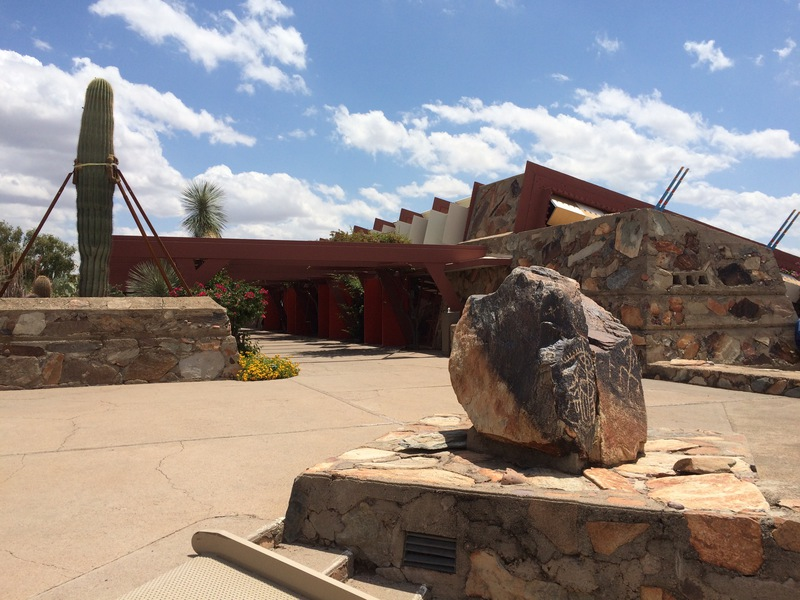
//> input picture images/stitching1.jpg, 800 x 600 px
$ ./OpenCvDemo   (built with g++ and OpenCV 4)
//> lines starting //> are read from the running program, lines starting //| are printed output that depends on the picture; after the words box and inside, x2 and y2 are one past the last pixel; in counts of white or black regions, pixels touching at a corner belong together
/*
OpenCv版本 opencv-4.5.5-vc14_vc15
内容：stitching 全景拼接
博客：http://www.bilibili996.com/Course?id=3291377000366
作者：高仁宝
时间：2023.11
*/

#include <iostream>
#include <fstream>
#include <opencv2/core/core.hpp>
#include "opencv2/highgui/highgui.hpp"
#include "opencv2/stitching.hpp"
#include<Windows.h>

using namespace std;
using namespace cv;

/// <summary>
/// 全景拼接，去掉黑边
/// </summary>
void stitch1()
{
    vector<Mat> imgs;
    Mat img1 = imread("../images/stitching1.jpg");
//> img1 is the input picture: 600 rows x 800 cols, CV_8UC3; mean B, G, R 133.6, 135.3, 142.9
    Mat img2 = imread("../images/stitching2.jpg");
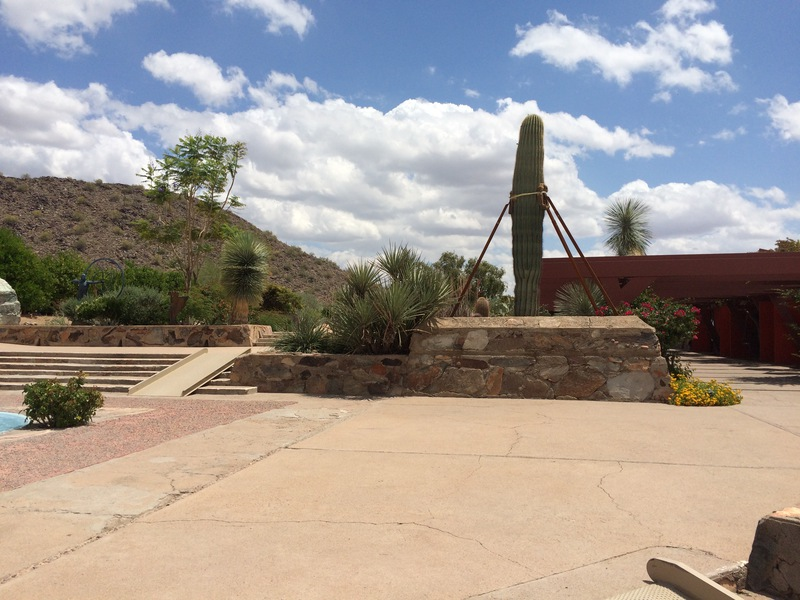
//> input picture images/stitching2.jpg, 800 x 600 px
//> img2 is the input picture: 600 rows x 800 cols, CV_8UC3; mean B, G, R 145.7, 151.2, 159.2
    Mat img3 = imread("../images/stitching3.jpg");
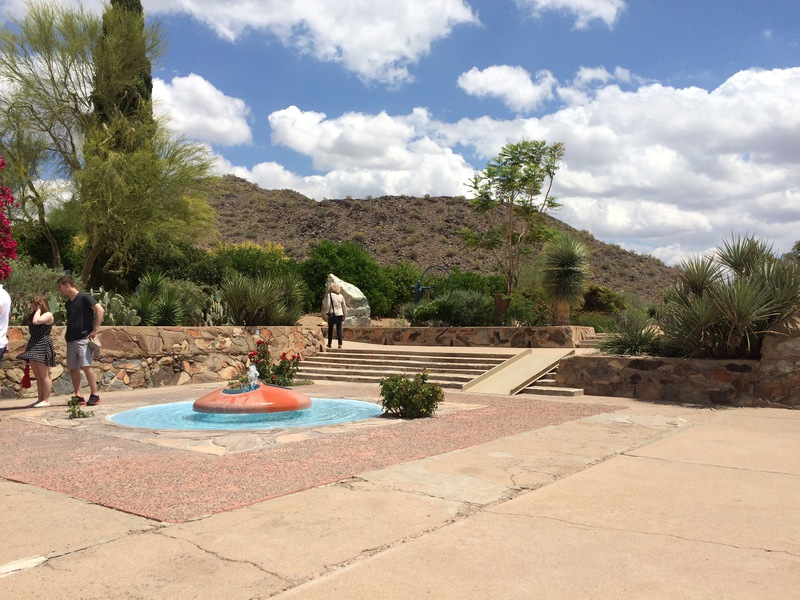
//> input picture images/stitching3.jpg, 800 x 600 px
//> img3 is the input picture: 600 rows x 800 cols, CV_8UC3; mean B, G, R 140.1, 152.5, 162.4
    imgs.push_back(img1);
    imgs.push_back(img2);
    imgs.push_back(img3);
    Mat pano;
    Ptr<Stitcher> stitcher = Stitcher::create();
    Stitcher::Status status = stitcher->stitch(imgs, pano);
    if (status != Stitcher::OK)
    {
        cout << "Can't stitch images, error code = " << status << endl;
        return;
    }

    // 全景图轮廓提取
    Mat stitched, gray, thresh;
    copyMakeBorder(pano, stitched, 10, 10, 10, 10, BORDER_CONSTANT, (0, 0, 0));
    cvtColor(stitched, gray, COLOR_BGR2GRAY);

    threshold(gray, thresh, 0, 255, THRESH_BINARY);
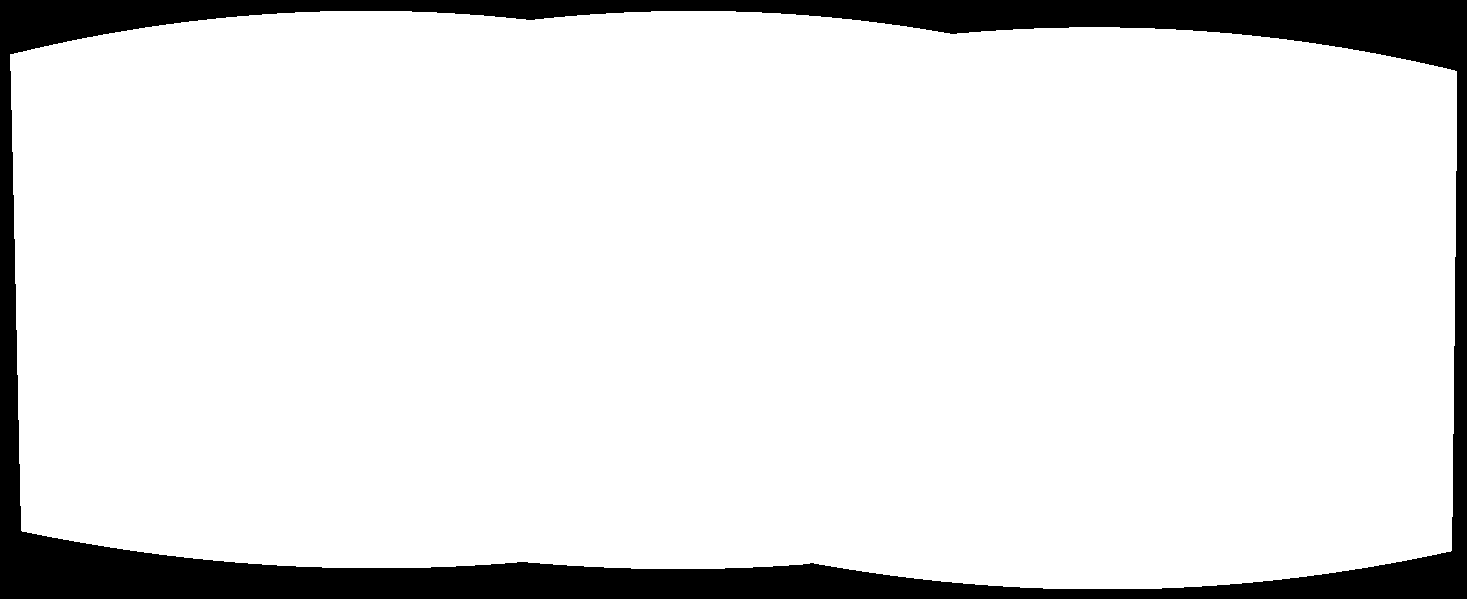
//> thresh: 599 rows x 1467 cols, CV_8UC1; 89% white; 1 black region

    //定义轮廓和层次结构
    vector<vector<Point>> cnts;
    vector<Vec4i> hierarchy;
    findContours(thresh, cnts, hierarchy, RETR_EXTERNAL, CHAIN_APPROX_SIMPLE);
//> cnts = 1 contour; box (x1, y1, x2, y2) and area: (10, 11, 1457, 589) 779996

    // 创建单通道黑色图像, 轮廓最小正矩形
    Mat mask(thresh.rows, thresh.cols, CV_8U);
    mask = Scalar::all(0);

    // 取出list中的轮廓二值图
    Rect boundRect = boundingRect(Mat(cnts[0]));
//> boundRect = Rect(10, 11, 1447, 578)

    //绘制矩形
    rectangle(mask, boundRect.tl(), boundRect.br(), Scalar(255, 255, 255), -1, 8, 0);
//> mask: 599 rows x 1467 cols, CV_8UC1; 95.4% white; 1 black region, box (x1, y1, x2, y2) and area: (0, 0, 1467, 599) 40341

    // 腐蚀处理，直到minRect的像素值都为0
    Mat minRect, sub;
    mask.copyTo(minRect);
    mask.copyTo(sub);
    while (countNonZero(sub) > 0) {
        // 行腐蚀操作
        Mat element = getStructuringElement(MORPH_RECT, Size(5, 5));
        erode(minRect, minRect, element);
        subtract(minRect, thresh, sub);
    }
//> this loop made 26 passes
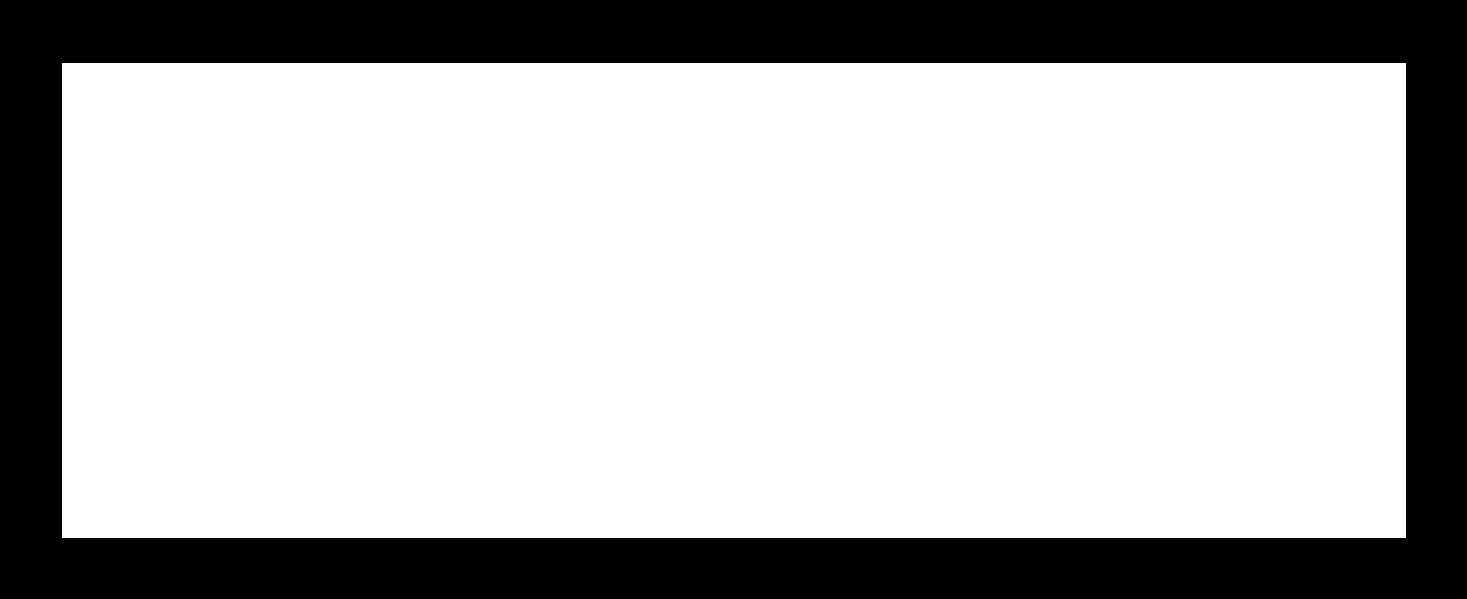
//> minRect: 599 rows x 1467 cols, CV_8UC1; 72.7% white; 1 black region
//> sub: 599 rows x 1467 cols, CV_8UC1; every value is 0

    // 提取minRect轮廓并裁剪
    findContours(minRect, cnts, hierarchy, RETR_EXTERNAL, CHAIN_APPROX_SIMPLE, Point(0, 0));
//> cnts = 1 contour; box (x1, y1, x2, y2) and area: (62, 63, 1406, 538) 636582
    boundRect = boundingRect(cnts[0]);
//> boundRect = Rect(62, 63, 1344, 475)
    // 裁剪
    stitched = stitched(boundRect);
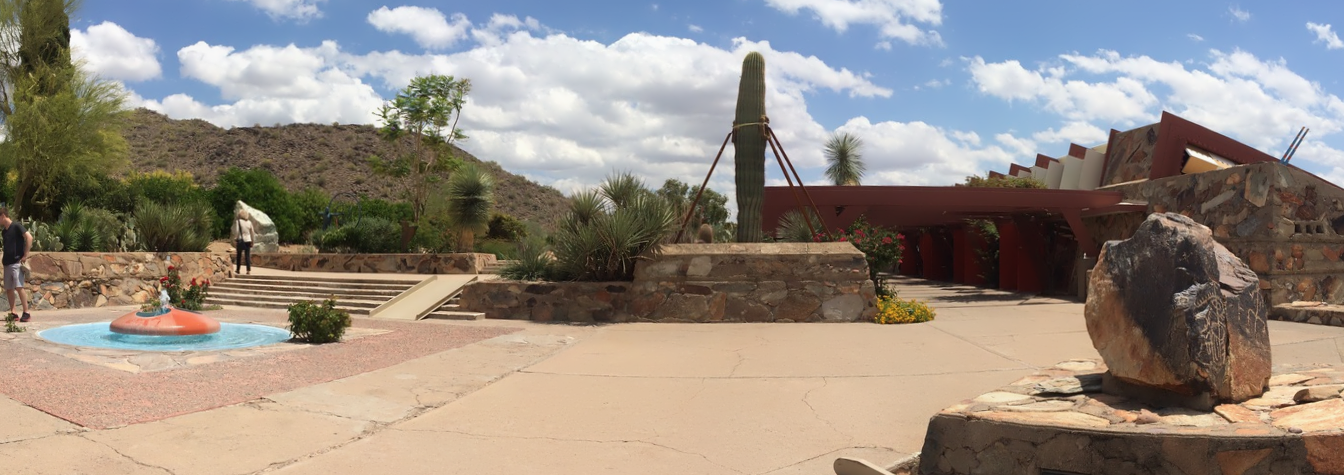
//> stitched: 475 rows x 1344 cols, CV_8UC3; mean B, G, R 130.3, 139.6, 149.4
    imshow("result1", stitched);
    imwrite("result1.jpg", stitched);
}

/// <summary>
/// 全景拼接，没去黑边
/// </summary>
void stitch2()
{
    vector<Mat> imgs;
    Mat img1 = imread("../images/stitching1.jpg");
    Mat img2 = imread("../images/stitching2.jpg");
    Mat img3 = imread("../images/stitching3.jpg");
    imgs.push_back(img1);
    imgs.push_back(img2);
    imgs.push_back(img3);
    Mat pano;
    Ptr<Stitcher> stitcher = Stitcher::create();
    Stitcher::Status status = stitcher->stitch(imgs, pano);
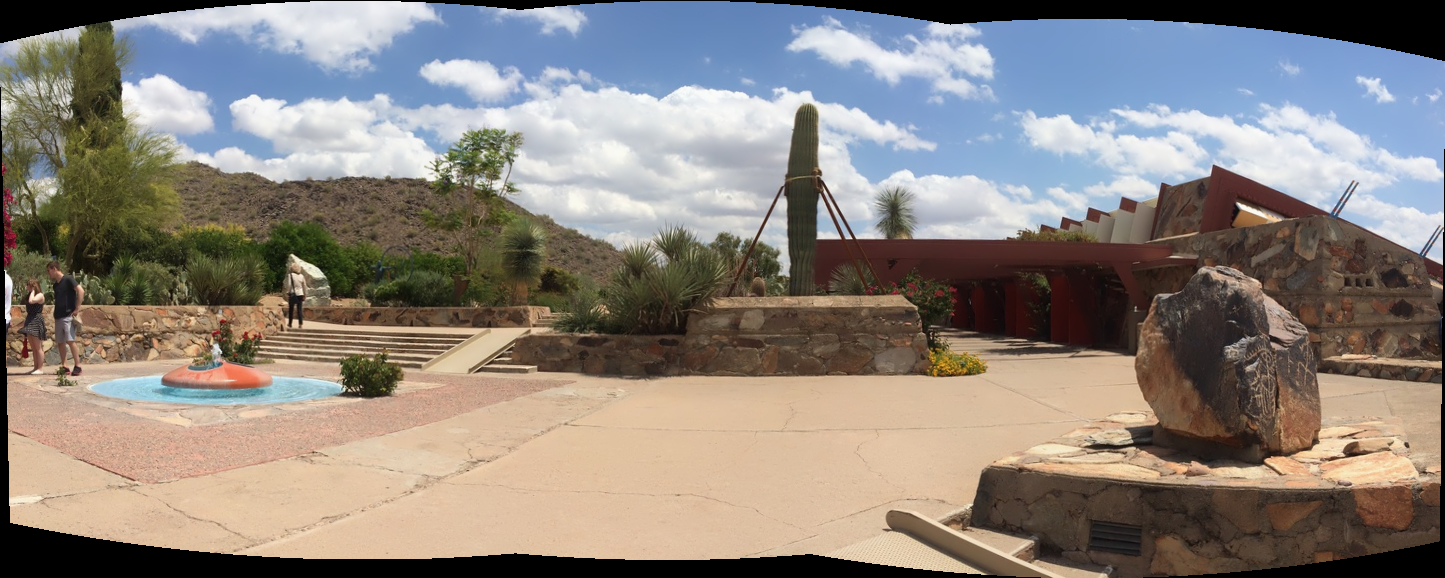
//> pano: 578 rows x 1445 cols, CV_8UC3; mean B, G, R 125.4, 132, 139.6
    if (status != Stitcher::OK)
    {
        cout << "Can't stitch images, error code = " << status << endl;
        return;
    }
    imshow("result2", pano);
    imwrite("result2.jpg", pano);
}

int main()
{
    stitch1();
    stitch2();
    waitKey();
    destroyAllWindows();
    return 0;
}
